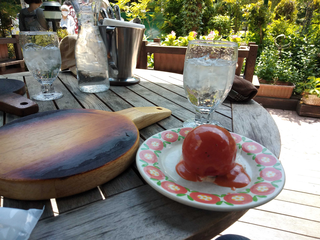
#> input picture tomato_sample.png, 320 x 240 px
$ jupyter execute notebook09.ipynb   (shell and % lines are left out)
#> lines starting #> are read from the running program, lines starting #| are printed output that depends on the picture; after the words box and inside, x2 and y2 are one past the last pixel; in counts of white or black regions, pixels touching at a corner belong together
# マルチメディア処理入門 第9回

[](https://colab.research.google.com/github/schwalbe1996/multimedia_intro/blob/main/notebook09.ipynb)

Google Colabで試したい場合は、上のボタンをクリックして、「ドライブにコピー」を実行してください。（ドライブにコピーしないとコードを変更しても保存できません）

[cell 1]
%pylab inline
import numpy as np
import matplotlib.pyplot as plt
import cv2

[Anacondaを使ってる人]
※ 上を実行して "ModuleNotFoundError"が表示される場合は、以下を実行する
（~少し~かなり時間がかかります）

## 画像ファイルの読み込み
- このノートブックと同じフォルダに画像ファイル(tomato_sample.png)を置いてください。
- Google Colabで実行している人は↓のブロックを実行してください。

[cell 2]
image = cv2.imread("tomato_sample.png")
#> image is the input picture: shape (240, 320, 3); mean B, G, R 108.3, 119.3, 123.1

# 画像の解像度をチェック。（画像の高さ、画像の幅、チャンネル数（カラーの場合は3、モノクロの場合表示されません)）
print (image.shape)
#| (240, 320, 3)

## 画像の表示

[cell 3]
# opencvではカラー画像の表現がBGR（青・緑・赤）の順番なのに対して、matplotlibではRGB（赤・緑・青）の順番なので、
# plt.imshow(image)ではなく、plt.imshow(image[:,:,::-1])とやってBGR⇒RGBに順番を入れ替えておく
plt.imshow(image[:,:,::-1])
plt.title("tomato")
plt.show()

### (おまけ)
- 「::-1」 の挙動説明

[cell 4]
x = [1, 2, 3, 4, 5]
print (x[::-1])

## 画像の操作いろいろ

### 画像の一部分だけ切り出してみる
- 上の画像の y座標で 100〜200、x座標で150〜250の範囲を切り出してみます

[cell 5]
crop = image[100:200,150:250].copy()
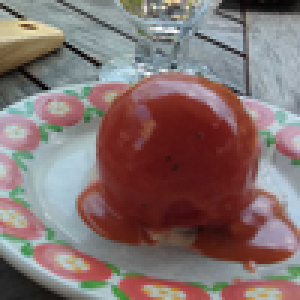
#> crop: shape (100, 100, 3) (shown 3 times larger); mean B, G, R 110.9, 112.5, 131.3

plt.imshow(crop[:,:,::-1])
plt.show()

### 画像を上下(左右)反転
- numpy.ndarrayの ::-1の機能を使うのが早いです

[cell 6]
# 画像を上下反転
vflip = image[::-1,:,:].copy()
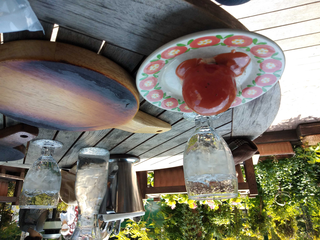
#> vflip: shape (240, 320, 3); mean B, G, R 108.3, 119.3, 123.1

# 画像を左右反転
hflip = image[:,::-1,:].copy()
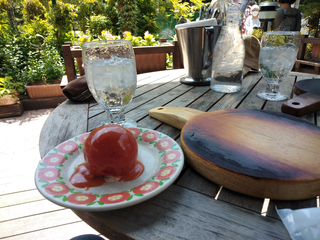
#> hflip: shape (240, 320, 3); mean B, G, R 108.3, 119.3, 123.1


plt.title("vertical flip")
plt.imshow(vflip[:,:,::-1])
plt.show()

plt.title("horizontal flip")
plt.imshow(hflip[:,:,::-1])
plt.show()

### 画像の一部分だけを塗りつぶす
- y座標で 100〜200、x座標で150〜250の範囲を赤色(B=0, G=0, R=255)で塗りつぶしてみましょう

[cell 7]
mask = image.copy()
mask[100:200,150:250] = (0,0,255)
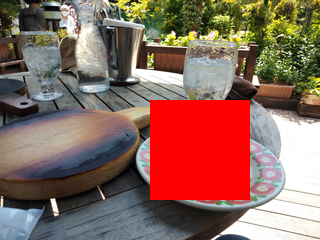
#> mask: shape (240, 320, 3); 13.02% of pixels changed, all inside (x1, y1, x2, y2) = (150, 100, 250, 200)

plt.imshow(mask[:,:,::-1])

### カラー画像⇒モノクロ画像
- ここでは単純に、
    - モノクロ画像の輝度値 = 青の輝度値/3 + 緑の輝度値/3 + 赤の輝度値/3 で計算してみます
    - ※実際はもう少しややこしい式です

[cell 8]
gray = crop[:,:,0]//3 + crop[:,:,1]//3 + crop[:,:,2]//3
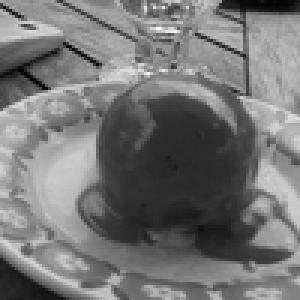
#> gray: shape (100, 100) (shown 3 times larger); min 0, max 253, mean 117.2

plt.imshow(gray,cmap=cm.gray) # cmap=cm.grayオプションをつけないと擬似カラー表示になってしまう
plt.colorbar() # 画像の横にカラーバーをつけたい場合。気分でどうぞ
plt.show()
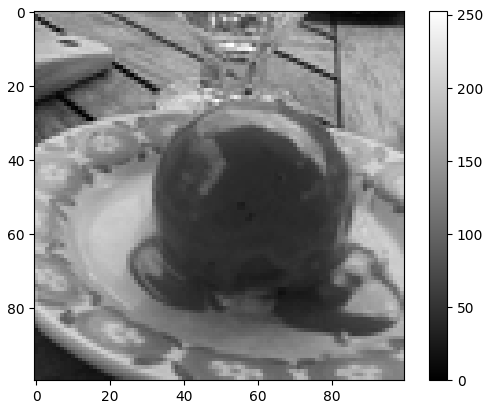
#> figure drawn by matplotlib, 2 panels

## gray = cv2.cvtColor(image, cv2.COLOR_BGR2GRAY) でもいいです

## 画像の保存

[cell 9]
cv2.imwrite("my_tomato.png", crop) # ファイル名、画像データの順で指定します
#> Out = True

$ run again, with MyHand1.png copied over tomato_sample.png
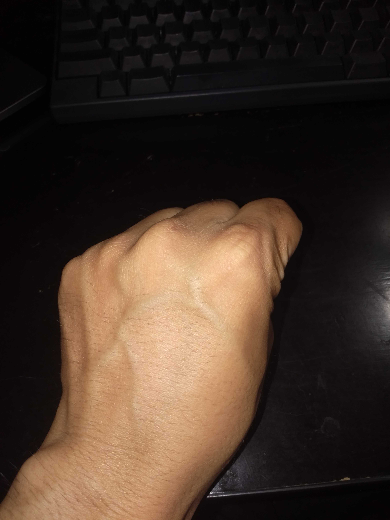
#> input picture MyHand1.png, 390 x 520 px
#> image is the input picture: shape (520, 390, 3); mean B, G, R 40.4, 51.5, 67.1
#| (520, 390, 3)
#> `vflip = image[::-1,:,:].copy()`:
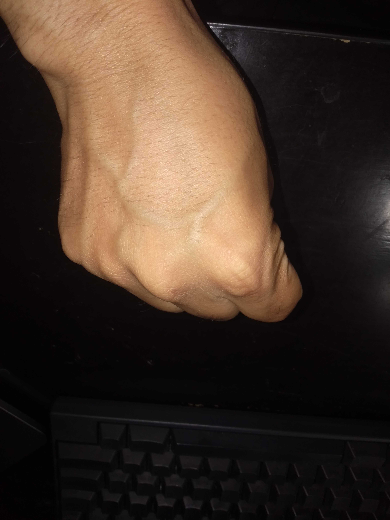
#> vflip: shape (520, 390, 3); mean B, G, R 40.4, 51.5, 67.1
#> mask: shape (520, 390, 3); 4.93% of pixels changed, all inside (x1, y1, x2, y2) = (150, 100, 250, 200)
#> `plt.show()`:
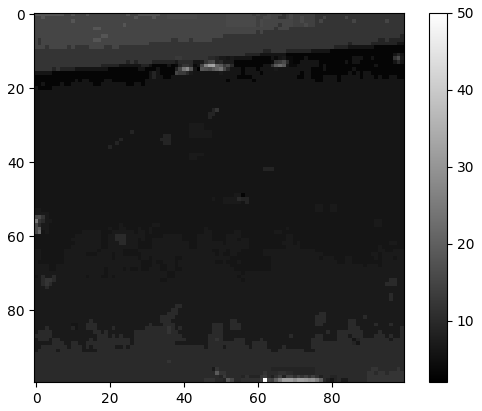
#> figure drawn by matplotlib, 2 panels
#> Out = True

$ run again, with MyHand2.png copied over tomato_sample.png
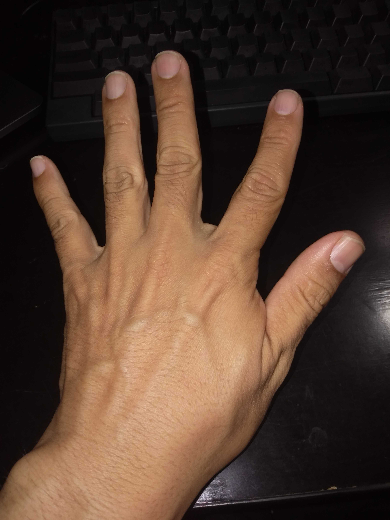
#> input picture MyHand2.png, 390 x 520 px
#> image is the input picture: shape (520, 390, 3); mean B, G, R 47.9, 61.5, 83.8
#| (520, 390, 3)
#> mask: shape (520, 390, 3); 4.93% of pixels changed, all inside (x1, y1, x2, y2) = (150, 100, 250, 200)
#> `gray = crop[:,:,0]//3 + crop[:,:,1]//3 + crop[:,:,2]//3`:
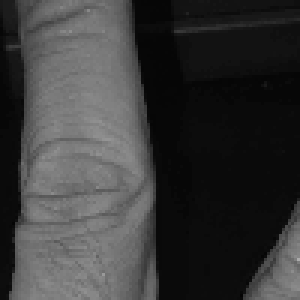
#> gray: shape (100, 100) (shown 3 times larger); min 4, max 173, mean 57.3
#> `plt.show()`:
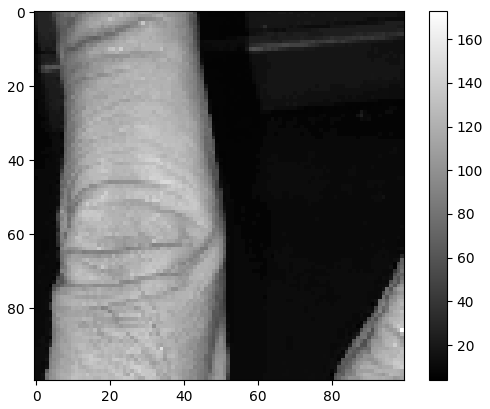
#> figure drawn by matplotlib, 2 panels
#> Out = True
